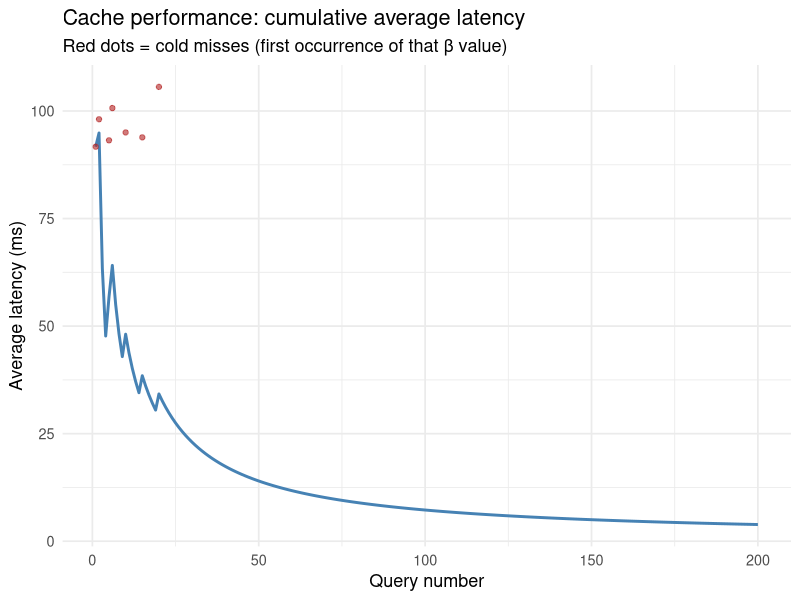

Recreate this plot in R.
## ---- chunk 1
#| label: memoise-demo

library(memoise)

# Expensive surrogate model call (simulated with Sys.sleep)
slow_surrogate <- function(beta, location_id) {
  Sys.sleep(0.1)   # simulate 100ms model evaluation
  list(
    peak_cases  = round(100000 * 0.4 * beta / 0.35),
    peak_day    = round(25 / beta),
    location_id = location_id
  )
}

# Memoised version — results cached after first call
fast_surrogate <- memoise(slow_surrogate)

# Time 10 calls: first is slow, rest are instant
times <- numeric(5)
for (i in seq_len(5)) {
  t0 <- proc.time()["elapsed"]
  result <- fast_surrogate(beta = 0.35, location_id = "district_a")
  times[i] <- proc.time()["elapsed"] - t0
}
cat(sprintf("Call times (s): %s\n",
            paste(round(times, 4), collapse = ", ")))
cat("First call: model evaluated. Calls 2-5: cache hit.\n")
## ---- chunk 2
#| label: cache-speedup
#| fig-cap: "Cache performance: first call (cold) takes ~100ms; subsequent identical calls (warm) take under 1ms. This is the same pattern whether the cache is in-process (memoise) or Redis."

library(ggplot2)

# Simulate cache performance over many repeated parameter combinations
set.seed(42)
n_queries   <- 200
beta_values <- sample(seq(0.2, 0.5, by = 0.05), n_queries, replace = TRUE)
cache_hits  <- !duplicated(beta_values)   # first occurrence = cold

df_cache <- data.frame(
  query     = seq_len(n_queries),
  beta      = beta_values,
  cold      = cache_hits,
  latency_ms = ifelse(!cache_hits, 0.5,  # cache hit: ~0.5ms
                      100 + rnorm(n_queries, 0, 5))  # cold: ~100ms
)
df_cache$latency_ms[df_cache$latency_ms < 0] <- 0.5

# Running average latency
df_cache$avg_latency <- cumsum(df_cache$latency_ms) / seq_len(n_queries)

ggplot(df_cache, aes(x = query, y = avg_latency)) +
  geom_line(colour = "steelblue", linewidth = 1) +
  geom_point(data = df_cache[df_cache$cold, ],
             aes(y = latency_ms), colour = "firebrick",
             size = 1.5, alpha = 0.6) +
  labs(x = "Query number", y = "Average latency (ms)",
       title = "Cache performance: cumulative average latency",
       subtitle = "Red dots = cold misses (first occurrence of that β value)") +
  theme_minimal(base_size = 13)
## ---- chunk 3
#| label: invalidation

# Cache versioning: key includes run_id
make_cache_key <- function(fn_name, beta, location, run_id) {
  paste0(fn_name, ":", location, ":", beta, ":", run_id)
}

# When EnKF updates, new run_id invalidates all old cache entries
run_id_v1 <- "enkf-2024-04-01"
run_id_v2 <- "enkf-2024-04-02"   # new update

key_v1 <- make_cache_key("surrogate", 0.35, "district_a", run_id_v1)
key_v2 <- make_cache_key("surrogate", 0.35, "district_a", run_id_v2)

cat("Old key:", key_v1, "\n")
cat("New key:", key_v2, "\n")
cat("Old entries expire naturally; no explicit flush needed.\n")
